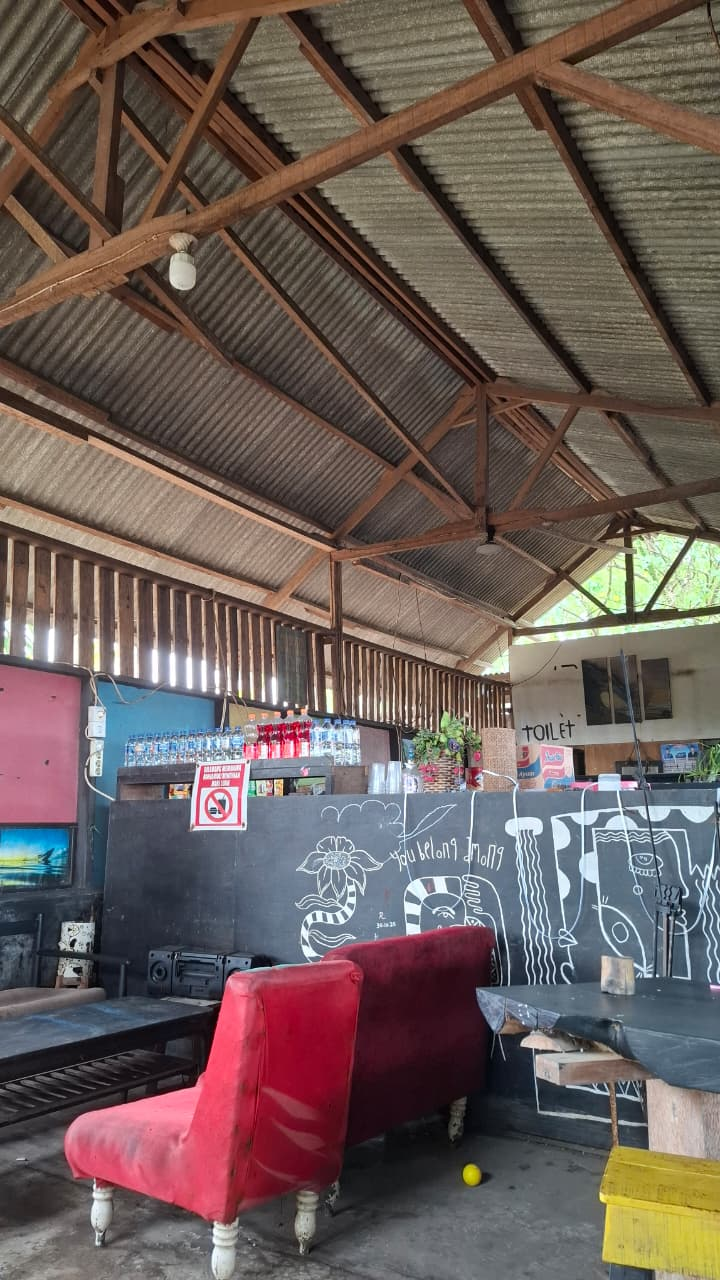
#> input picture foto1.jpeg, 720 x 1280 px
$ jupyter execute tugas1.ipynb
#> lines starting #> are read from the running program, lines starting #| are printed output that depends on the picture
[cell 1]
import cv2
import numpy as np
import matplotlib.pyplot as plt
import os

[cell 2]
# ==========================================================
# 1. MEMBACA CITRA DIGITAL
# ==========================================================

image_path = "foto1.jpeg"  # ganti jika nama berbeda
img = cv2.imread(image_path)
#> img is the input picture: shape (1280, 720, 3); mean B, G, R 89.2, 93.8, 108.1

if img is None:
    raise Exception("Gambar tidak ditemukan! Periksa nama file.")

# konversi warna BGR → RGB
img_rgb = cv2.cvtColor(img, cv2.COLOR_BGR2RGB)

print("\n====================================")
print("Nama      : Ahmad Zaki")
print("Nim       : 24343080")
print("Matakuliah: Pengelolahan Citra Digital")

print("CITRA BERHASIL DIBACA")
print("====================================")

[cell 3]
# ==========================================================
# 2. REPRESENTASI MATRIKS & VEKTOR
# ==========================================================

print("\n===== MATRlKS 5x5 PIKSEL PERTAMA =====")
print(img_rgb[:5, :5])
#> (printed output is left out)

vector = img_rgb.flatten()

print("\n===== VEKTOR (20 NILAI PERTAMA) =====")
print(vector[:20])
#| [ 92  84  63  98  90  69 107  99  80 113 105  86 114 105  88 109 100  83
#|  101  92]

[cell 4]
# ==========================================================
# 3. ANALISIS PARAMETER CITRA
# ==========================================================

height, width, channels = img_rgb.shape
#> height = 1280; width = 720; channels = 3
resolution = f"{width} x {height}"
#> resolution = '720 x 1280'
aspect_ratio = width / height
#> aspect_ratio = 0.562

bit_depth = img_rgb.dtype.itemsize * 8
#> bit_depth = 8
intensity_levels = 2 ** bit_depth
#> intensity_levels = 256
total_bit_pixel = bit_depth * channels
#> total_bit_pixel = 24

memory_bytes = img_rgb.nbytes
#> memory_bytes = 2764800
memory_kb = memory_bytes / 1024
#> memory_kb = 2700
memory_mb = memory_kb / 1024
#> memory_mb = 2.64

# simulasi perubahan
new_width = width * 2
#> new_width = 1440
new_height = height * 2
#> new_height = 2560
new_bit_pixel = total_bit_pixel / 2
#> new_bit_pixel = 12

new_memory_bytes = new_width * new_height * (new_bit_pixel/8)
#> new_memory_bytes = 5529600
new_memory_mb = new_memory_bytes / 1024 / 1024
#> new_memory_mb = 5.27

print("\n====================================")
print("ANALISIS PARAMETER CITRA")
print("====================================")
print("Resolusi           :", resolution)
#| Resolusi           : 720 x 1280
print("Tinggi             :", height)
#| Tinggi             : 1280
print("Lebar              :", width)
#| Lebar              : 720
print("Channel warna      :", channels)
#| Channel warna      : 3
print("Bit depth/channel  :", bit_depth)
#| Bit depth/channel  : 8
print("Total bit/pixel    :", total_bit_pixel)
#| Total bit/pixel    : 24
print("Jumlah intensitas  :", intensity_levels)
#| Jumlah intensitas  : 256
print("Aspect Ratio       :", round(aspect_ratio,3))
#| Aspect Ratio       : 0.562
print("Ukuran memori      :", round(memory_mb,2), "MB")
#| Ukuran memori      : 2.64 MB

print("\n--- SIMULASI PERUBAHAN ---")
print("Resolusi baru      :", new_width,"x",new_height)
#| Resolusi baru      : 1440 x 2560
print("Bit baru/pixel     :", new_bit_pixel)
#| Bit baru/pixel     : 12.0
print("Memori baru        :", round(new_memory_mb,2),"MB")
#| Memori baru        : 5.27 MB

[cell 5]
# ==========================================================
# 4. MANIPULASI CITRA
# ==========================================================

# crop aman (tengah otomatis)
h_mid = height//2
#> h_mid = 640
w_mid = width//2
cropped = img_rgb[h_mid-200:h_mid+200, w_mid-200:w_mid+200]
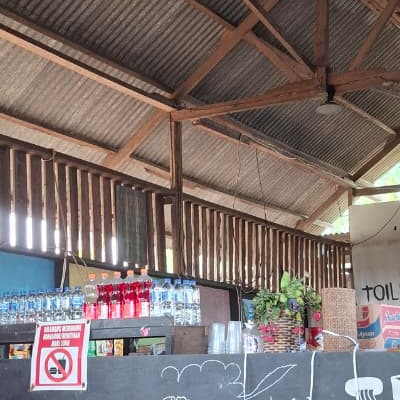
#> cropped: shape (400, 400, 3); mean R, G, B 126.1, 112.6, 109

# resize
resized = cv2.resize(img_rgb, (width//2, height//2))
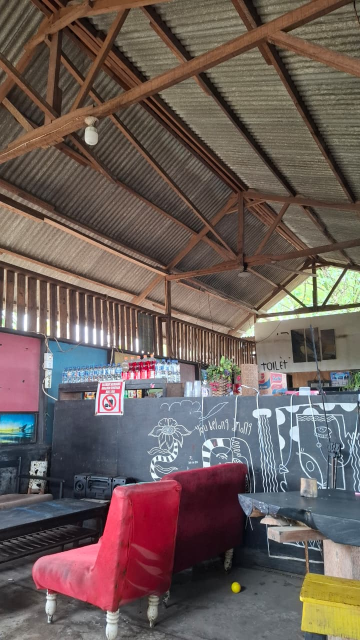
#> resized: shape (640, 360, 3); mean R, G, B 108.2, 93.9, 89.3

# rotasi
rotated = cv2.rotate(img_rgb, cv2.ROTATE_90_CLOCKWISE)
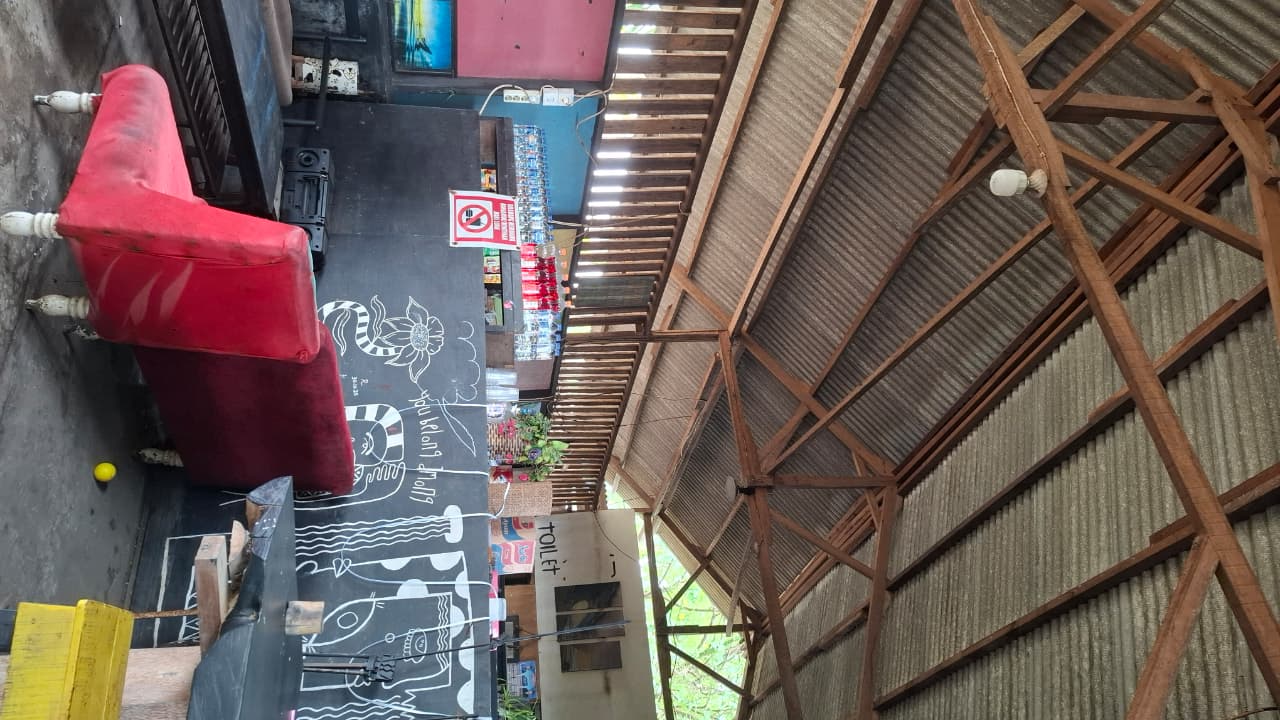
#> rotated: shape (720, 1280, 3); mean R, G, B 108.1, 93.8, 89.2

# flip
flipped = cv2.flip(img_rgb,1)
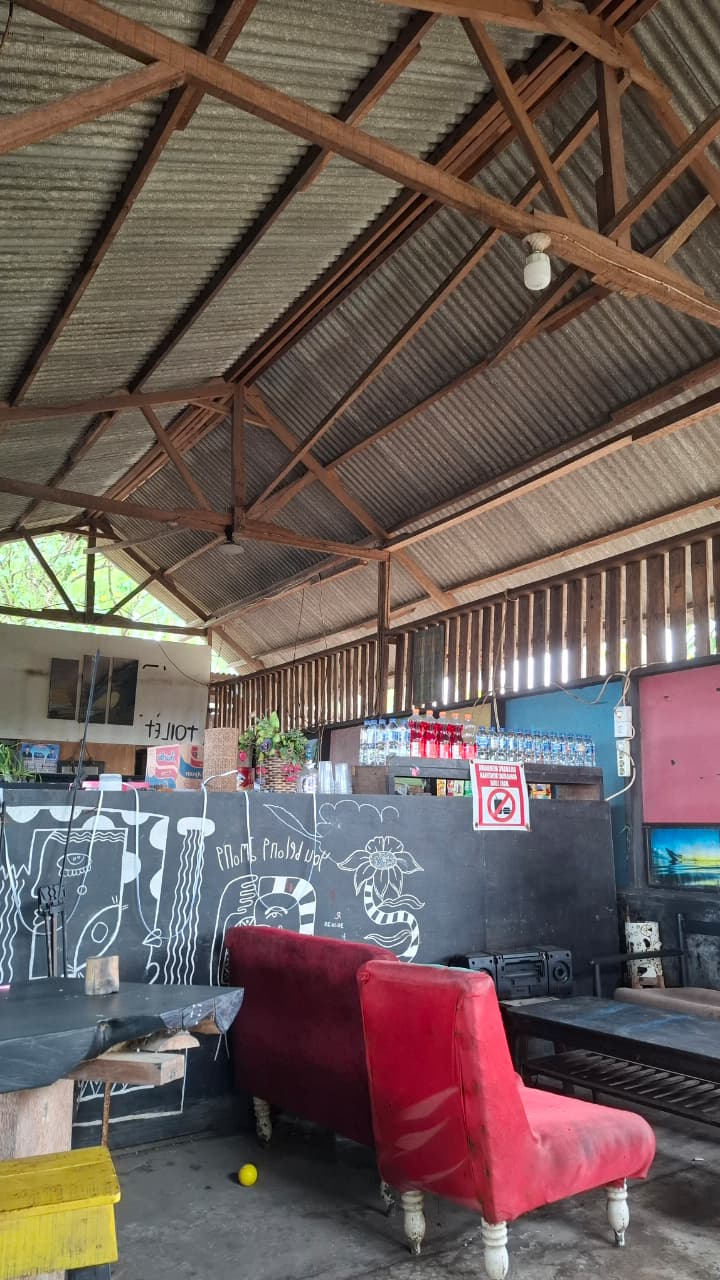
#> flipped: shape (1280, 720, 3); mean R, G, B 108.1, 93.8, 89.2

print("\n====================================")
print("UKURAN SETELAH MANIPULASI")
print("====================================")
print("Original :", img_rgb.shape)
#| Original : (1280, 720, 3)
print("Crop     :", cropped.shape)
#| Crop     : (400, 400, 3)
print("Resize   :", resized.shape)
#| Resize   : (640, 360, 3)
print("Rotate   :", rotated.shape)
#| Rotate   : (720, 1280, 3)
print("Flip     :", flipped.shape)
#| Flip     : (1280, 720, 3)

[cell 6]
# ==========================================================
# 5. VISUALISASI HASIL
# ==========================================================

plt.figure(figsize=(12,10))

plt.subplot(2,3,1)
plt.title("Citra Asli")
plt.imshow(img_rgb)
plt.axis("off")

plt.subplot(2,3,2)
plt.title("Crop")
plt.imshow(cropped)
plt.axis("off")

plt.subplot(2,3,3)
plt.title("Resize 50%")
plt.imshow(resized)
plt.axis("off")

plt.subplot(2,3,4)
plt.title("Rotasi 90°")
plt.imshow(rotated)
plt.axis("off")

plt.subplot(2,3,5)
plt.title("Flip Horizontal")
plt.imshow(flipped)
plt.axis("off")

plt.tight_layout()
plt.show()
